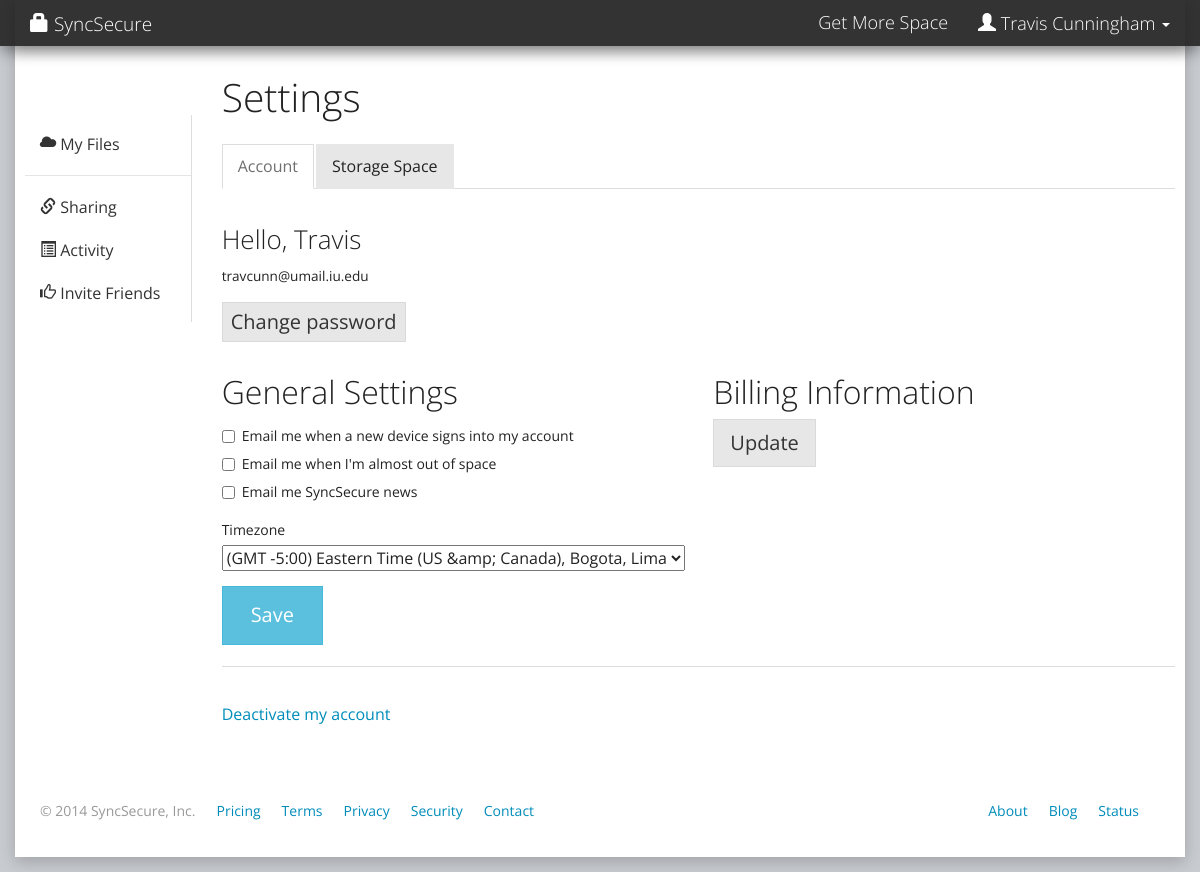
Page /settings/account (signed in) on the committed database.
### app/models.py (models this page shows, shortened)
class User(db.Model):
    __tablename__ = 'user'
    id = db.Column(db.Integer, primary_key=True)
    first_name = db.Column(db.String(96))
    last_name = db.Column(db.String(72))
    email = db.Column(db.String(80), unique=True)
    __password = deferred(db.Column(db.String(96)))
    verification = db.Column(db.String(40))
    creation_date = deferred(db.Column(db.DateTime))
    storage_root_id = db.Column(db.Integer, db.ForeignKey('folder.id'))
    storage_plan_id = db.Column(db.Integer, db.ForeignKey('storageplan.id'))
    storage_plan = db.relationship('StoragePlan', lazy=True, uselist=False)
    address = db.relationship('Address', lazy=True, uselist=False)
    billing_address = db.relationship('BillingAddress', lazy=True, uselist=False)
    settings = db.relationship('Settings', lazy=True, uselist=False)
    usage = db.relationship('Usage', lazy=True, uselist=False)
    def is_authenticated(self):
        return True
    @cache.memoize(600)
    def get_email(self):
        return self.email
    @cache.memoize(600)
    def get_name(self):
        return "%s %s" % (self.first_name, self.last_name)
    @cache.memoize(600)
    def get_first_name(self):
        return self.first_name

class Settings(db.Model):
    __tablename__ = 'settings'
    id = db.Column(db.Integer, primary_key=True)
    user_id = db.Column(db.Integer, db.ForeignKey('user.id'))
    new_device_email = db.Column(db.Boolean, default=True)
    almost_out_of_space_email = db.Column(db.Boolean, default=True)
    syncsecure_news_email = db.Column(db.Boolean, default=True)
    timezone = db.Column(db.Float, default=-6.0)

### app/settings/views.py (the view)
@mod.route('/')
@mod.route('/account')
@login_required
@storage_plan_required
def account():
    user_settings = g.user.settings
    g_settings_form = GeneralSettingsForm(timezone=float(user_settings.timezone))
    g_settings_form.new_device_email.data = user_settings.new_device_email
    g_settings_form.almost_out_of_space_email.data = user_settings.almost_out_of_space_email
    g_settings_form.syncsecure_news_email.data = user_settings.syncsecure_news_email
    change_password_form = ChangePasswordForm()
    return render_template("settings/settings-account.html",
                           general_settings_form=g_settings_form,
                           change_password_form=change_password_form)

### app/settings/forms.py
class GeneralSettingsForm(Form):
    new_device_email = BooleanField('Email me when a new device signs into my account')
    almost_out_of_space_email = BooleanField("Email me when I'm almost out of space")
    syncsecure_news_email = BooleanField('Email me SyncSecure news')
    timezone = SelectField('Timezone', choices=timezone_choices)

class ChangePasswordForm(Form):
    new_password = PasswordField('New password', [Required(),
                        EqualTo('confirm', message='Passwords must match')])
    confirm = PasswordField('Repeat password')

### app/home/views.py (called while the page is built)
def storage_plan_required(func):
    @wraps(func)
    def decorated_view(*args, **kwargs):
        if g.user is not None and g.user.is_authenticated():
            verification = g.user.verification
            if verification == 'select_plan':
                return redirect(url_for('logged_out.select_storage_plan'))
            elif verification == 'verified':
                return func(*args, **kwargs)
            else:
                return redirect(url_for('logged_out.verify_email'))
        else:
            return func(*args, **kwargs)
    return decorated_view

### app/models.py (called while the page is built)
    @cache.memoize(30)
    def percent_used(self):
        return self.percent_used_no_cache()

    def percent_used_no_cache(self):
        user = User.query.filter(User.id==self.user_id).first()
        max_storage = user.storage_plan.space
        percent = (float(self.used_space)/max_storage) * 100
        return "%.2f" % (percent)

    @cache.memoize(30)
    def to_gb(self):
        return float(self.space)/pow(1024, 3)

### app/views.py (called while the page is built)
@login_manager.user_loader
def load_user(id):
    return User.query.get(int(id))

@app.before_request
def before_request():
    g.user = current_user

### app/templates/settings/settings-account.html (shortened to what this page needs)
{% extends "layout.html" %}
{% block topnavbar %}
<ul class="nav navbar-nav navbar-right">
  <li><a href="/upgrade">Get More Space</a></li>
  <li class="dropdown">
    <a class="dropdown-toggle" data-toggle="dropdown" href="#" id="user-drop">
        <span class="glyphicon glyphicon-user"></span> {{ g.user.get_name() }}
        <span class="caret"></span>
    </a>
  </li>
</ul>
{% endblock %}
{% block body %}
<div class="row inner-content">
<div class="col-lg-2 col-sm-3 col-xs-12">
  <div class="row">
    <div class="col-xs-12">
  <nav class="nav-sidebar">
    <ul class="nav">
      <li><a href="/home"><span class="glyphicon glyphicon-cloud"></span> My Files</a></li>
      <li class="nav-divider"></li>
      <li><a href="/sharing"><span class="glyphicon glyphicon-link"></span> Sharing</a></li>
      <li><a href="/activity" class="menu-item-fade"><span class="glyphicon glyphicon-list-alt"></span> Activity</a></li>
      <li><a href="/invite"><span class="glyphicon glyphicon-thumbs-up"></span> Invite Friends</a></li>
    </ul>
  </nav>
  </div>
  </div>
</div>
<div class="col-lg-10 col-sm-9 col-xs-12 right-content-settings">
    <h1>Settings</h1>
    <div class="top-spacing">
    <ul class="nav nav-tabs">
        <li class="active"><a href="/settings/account">Account</a></li>
        <li><a href="/settings/storage">Storage Space</a></li>
    </ul>
</div>
    <div class="row top-spacing">
        <div class="col-lg-6">
            <h3>Hello, {{ g.user.get_first_name() }}</h3>
            <small>{{ g.user.get_email() }}</small>
            <p class="top-spacing">
            <a href="#passwordModal" data-toggle="modal" data-target="#passwordModal" class="btn btn-xs btn-default">Change password</a>
            </p>
        </div>
         <div class="col-lg-6 top-spacing text-left">
                     </div>
    </div>
    <div class="row">
        <div class="col-sm-6">
            <div class="row">
                <div class="col-lg-12">
                    <h2>General Settings</h2>
<form class="form-horizontal" role="form" method="POST" action="{{ url_for('settings.save_general_settings') }}">
<div class="checkbox">
    {{ general_settings_form.new_device_email }}
    {{ general_settings_form.new_device_email.label }}
</div>
<div class="checkbox">
    {{ general_settings_form.almost_out_of_space_email }}
    {{ general_settings_form.almost_out_of_space_email.label }}
</div>
<div class="checkbox">
    {{ general_settings_form.syncsecure_news_email }}
    {{ general_settings_form.syncsecure_news_email.label }}
</div>
<div class="top-spacing">
    {{ general_settings_form.timezone.label }}
    {{ general_settings_form.timezone }}
</div>
<div class="top-spacing">
    <button type="submit" class="btn btn-info">Save</button>
</div>
</form>
                </div>
            </div>
        </div>
        <div class="col-sm-6">
            <div class="row">
                <div class="col-lg-12">
                    <h2>Billing Information</h2>
                </div>
            </div>
            <div class="row">
                <div class="col-lg-12">
                    <button type="button" class="btn btn-sm btn-default">Update</button>
                </div>
            </div>
        </div>
    </div>
    <hr>
            <div class="row top-spacing">
                <div class="col-sm-6">
                    <p><a href="/deactivate">Deactivate my account</a></p>
                </div>
            </div>
</div>
</div>
</div>
{% endblock %}

### app/templates/layout.html (shortened to what this page needs)
<!DOCTYPE HTML PUBLIC "-//W3C//DTD HTML 4.01//EN">
<html>
  <head>
    <link href="/static/css/bootstrap.css" rel="stylesheet">
    <link href="/static/css/bootswatch.min.css" rel="stylesheet">
    <link href="/static/css/application.css" rel="stylesheet">
  </head>
  <body>
    <div class="navbar navbar-default navbar-fixed-top">
      <div class="container">
        <div class="navbar-header">
          <a href="../" class="navbar-brand"><span class="glyphicon glyphicon-lock"></span> SyncSecure</a>
        </div>
        <div class="navbar-collapse collapse" id="navbar-main">
          {% block topnavbar %}{% endblock %}
        </div>
      </div>
    </div>
    <div class="container">
      <div class="page-contents">
        {% block body %}{% endblock %}
        <div class="footer">
        <footer>
          <div class="row">
          <div class="col-lg-12">
            <ul class="list-unstyled">
              <li class="pull-right"><a href="#">Status</a></li>
              <li class="pull-right"><a href="#">Blog</a></li>
              <li class="pull-right"><a href="#">About</a></li>
              <li>&copy; 2014 SyncSecure, Inc.</li>
              <li><a href="#">Pricing</a></li>
              <li><a href="#">Terms</a></li>
              <li><a href="#">Privacy</a></li>
              <li><a href="#">Security</a></li>
              <li><a href="#">Contact</a></li>
            </ul>
          </div>
        </div>
      </footer>
      </div>
      </div>
  </body>
</html>

### app/static/css/application.css (style rules this page uses)
body { background-color: #C8CBD0; margin-top:-15px; font-size:16px; }
footer { margin: 0px; }
label { font-size: 14px; }
.container { box-shadow: 0px 5px 15px rgba(0, 0, 0, 0.2); }
.footer { background-color: #FFFFFF; color: #999999; font-size: 14px; margin-left: -15px; margin-right: -15px; margin-bottom: 0px; padding: 50px 25px 15px 25px; }
.navbar { font-size: 18px; box-shadow: 0px 5px 15px rgba(0, 0, 0, 0.4); }
.page-contents { background-color: #FFFFFF; padding: 20px 10px 15px 10px; margin-left: -15px; margin-right: -15px; }
.inner-content { padding-top:0px; }
.top-spacing { padding-top:15px; }
.nav-sidebar { width: 100%; padding: 8px 0; border-right: 1px solid #ddd; margin-top:60px; }
.nav-sidebar a { color: #333; -webkit-transition: all 0.08s linear; -moz-transition: all 0.08s linear; -o-transition: all 0.08s linear; transition: all 0.08s linear; -webkit-border-radius: 4px 0 0 4px; -moz-border-radius: 4px 0 0 4px; border-radius: 4px 0 0 4px; }
.btn { font-size: 20px; }

### rows in the picture
User: user.get_name "Travis Cunningham", user.get_first_name "Travis", user.get_email "travcunn@umail.iu.edu"
Settings: timezone "(GMT -5:00) Eastern Time (US &amp; Canada), Bogota, Lima"

### other values in the picture
{{ general_settings_form.new_device_email.label }} "Email me when a new device signs into my account"
{{ general_settings_form.almost_out_of_space_email.label }} "Email me when I'm almost out of space"
{{ general_settings_form.syncsecure_news_email.label }} "Email me SyncSecure news"
{{ general_settings_form.timezone.label }} "Timezone"
